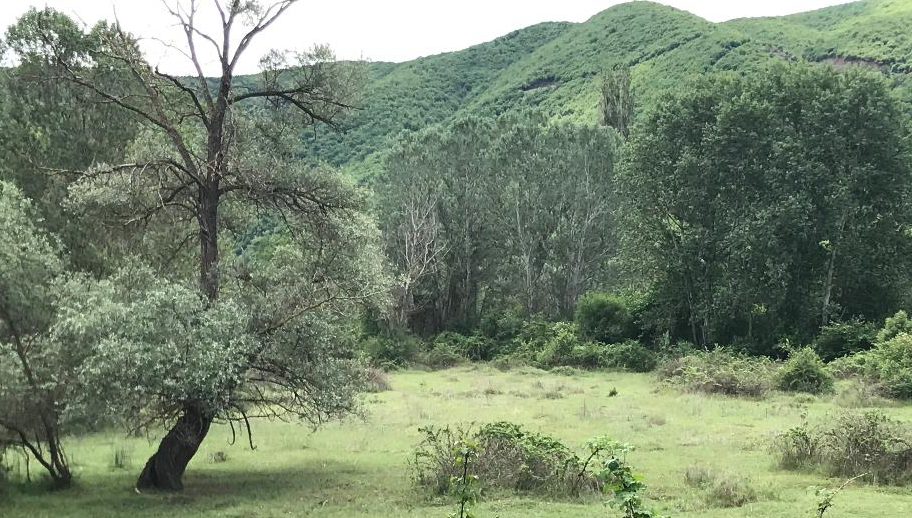
#> input picture Kodlar/cv11-2 Codes/orman.png, 912 x 518 px, given in place of lenna.png, which was not available
$ python resizewithWarp.py
#> lines starting #> are read from the running program, lines starting #| are printed output that depends on the picture
import cv2
import numpy as np

s1 = float(input("Yatay eksen ölçeği: "))
#> the answer given: 3
s2 = float(input("Dikey eksen ölçeği: "))
#> the answer given: 3

if not s2: s2 = s1

imaj = cv2.imread("lenna.png")
#> imaj is the input picture: shape (518, 912, 3); mean B, G, R 109.5, 132.1, 117.9
cv2.imshow("lenna", imaj)

w = imaj.shape[1]
#> w = 912
h = imaj.shape[0]
#> h = 518

rs = np.float32([[s1,0,0],[0,s2,0]])

nw = int(w * s1)
#> nw = 2736
nh = int(w * s2)
#> nh = 2736

yeni_imaj = cv2.warpAffine(imaj, rs, (nw, nh))
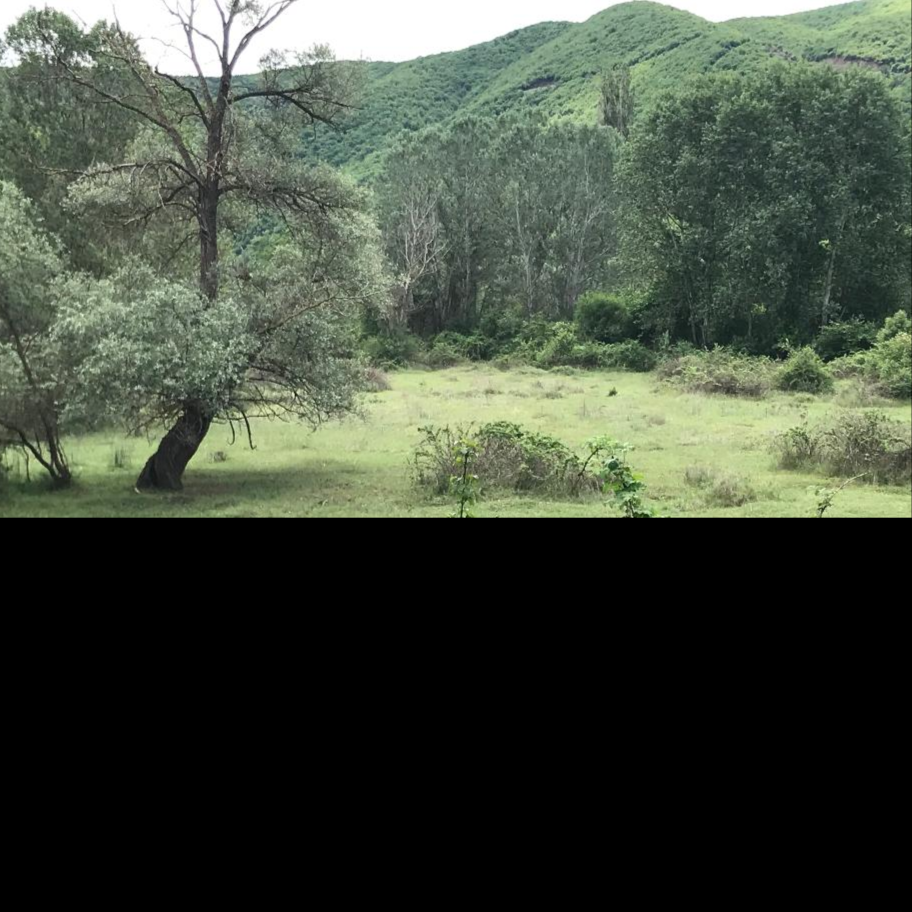
#> yeni_imaj: shape (2736, 2736, 3) (shown at 1/3 size); mean B, G, R 62.1, 74.9, 66.9

cv2.imshow("Scale: {} x {}".format(s1, s2), yeni_imaj)
cv2.waitKey()
cv2.destroyAllWindows()

$ run again, on imajlar/cat2.jpg
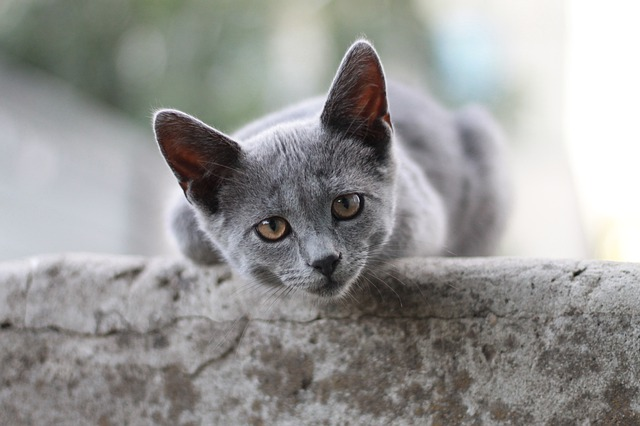
#> input picture imajlar/cat2.jpg, 640 x 426 px, given in place of lenna.png, which was not available
#> imaj is the input picture: shape (426, 640, 3); mean B, G, R 150.2, 151.6, 151.9
#> `yeni_imaj = cv2.warpAffine(imaj, rs, (nw, nh))`:
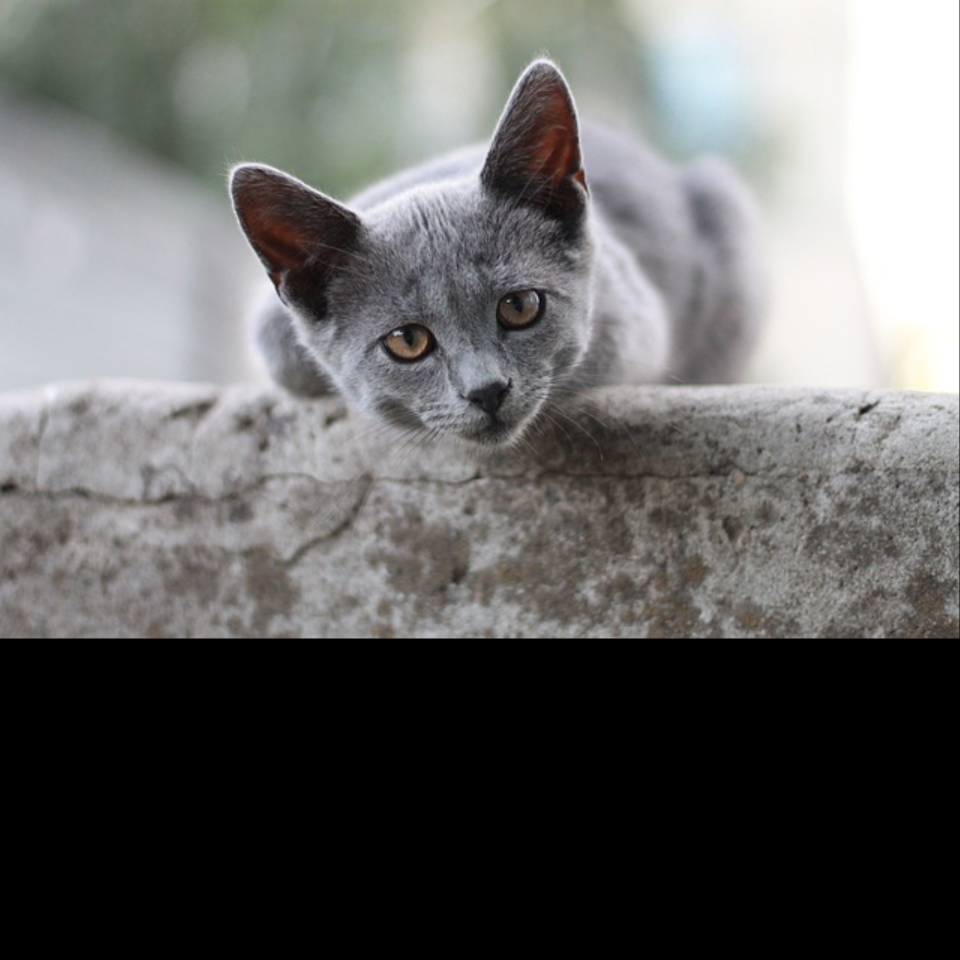
#> yeni_imaj: shape (1920, 1920, 3) (shown at 1/2 size); mean B, G, R 99.8, 100.8, 101
